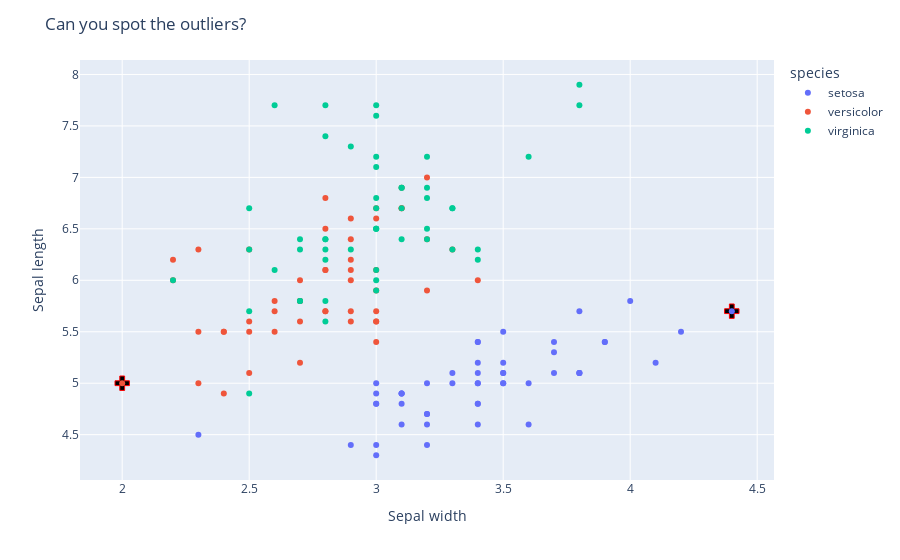

The code cell stored with this chart in its notebook:
### Markdown cell above
### Outliers/alerts
- The same basic techniques can be used as with focused elements, but the message should be stronger.
- Where a focused element may obtain a more intense colour or grow slightly, a proper contrast colour, typically bright red, is needed for outliers that warrant an alert.
- For outliers that are seen as part of the background noise, the symbolics should not be as strong.

### Code cell
df = px.data.iris()
fig = px.scatter(df, x="sepal_width", y="sepal_length", color="species")
# Add a red cross behind the samples with lowest and highets sepal width
df_extreme = df[(df.sepal_width == df.sepal_width.min()) | (df.sepal_width == df.sepal_width.max())]
fig.add_trace(go.Scatter(x=df_extreme.sepal_width, y=df_extreme.sepal_length, mode="markers", marker=dict(color="black", size=12, symbol="cross"), showlegend=False))
fig.add_trace(go.Scatter(x=df_extreme.sepal_width, y=df_extreme.sepal_length, mode="markers", marker=dict(color="red", size=12, symbol="cross-open"), showlegend=False))
# Traces are plotted in the order they are added. To plot the crosses behind the original data, we need to change the order of the traces.
fig.data = (fig.data[3], fig.data[4], fig.data[0], fig.data[1], fig.data[2])
# Add title and axis labels
fig.update_layout(title="Can you spot the outliers?", xaxis_title="Sepal width", yaxis_title="Sepal length")
fig.show()

### Figure 1 — Plotly figure (JSON) as saved in the notebook; plotly's stock layout.template omitted (floating-point values rounded to 4 significant figures)
{"data": [{"marker": {"color": "black", "size": 12, "symbol": "cross"}, "mode": "markers", "showlegend": false, "type": "scatter", "x": [4.4, 2], "y": [5.7, 5]}, {"marker": {"color": "red", "size": 12, "symbol": "cross-open"}, "mode": "markers", "showlegend": false, "type": "scatter", "x": [4.4, 2], "y": [5.7, 5]}, {"hovertemplate": "species=setosa<br>sepal_width=%{x}<br>sepal_length=%{y}<extra></extra>", "legendgroup": "setosa", "marker": {"color": "#636efa", "symbol": "circle"}, "mode": "markers", "name": "setosa", "orientation": "v", "showlegend": true, "type": "scatter", "x": [3.5, 3, 3.2, 3.1, 3.6, 3.9, 3.4, 3.4, 2.9, 3.1, 3.7, 3.4, 3, 3, 4, 4.4, 3.9, 3.5, 3.8, 3.8, 3.4, 3.7, 3.6, 3.3, 3.4, 3, 3.4, 3.5, 3.4, 3.2, 3.1, 3.4, 4.1, 4.2, 3.1, 3.2, 3.5, 3.1, 3, 3.4, 3.5, 2.3, 3.2, 3.5, 3.8, 3, 3.8, 3.2, 3.7, 3.3], "xaxis": "x", "y": [5.1, 4.9, 4.7, 4.6, 5, 5.4, 4.6, 5, 4.4, 4.9, 5.4, 4.8, 4.8, 4.3, 5.8, 5.7, 5.4, 5.1, 5.7, 5.1, 5.4, 5.1, 4.6, 5.1, 4.8, 5, 5, 5.2, 5.2, 4.7, 4.8, 5.4, 5.2, 5.5, 4.9, 5, 5.5, 4.9, 4.4, 5.1, 5, 4.5, 4.4, 5, 5.1, 4.8, 5.1, 4.6, 5.3, 5], "yaxis": "y"}, {"hovertemplate": "species=versicolor<br>sepal_width=%{x}<br>sepal_length=%{y}<extra></extra>", "legendgroup": "versicolor", "marker": {"color": "#EF553B", "symbol": "circle"}, "mode": "markers", "name": "versicolor", "orientation": "v", "showlegend": true, "type": "scatter", "x": [3.2, 3.2, 3.1, 2.3, 2.8, 2.8, 3.3, 2.4, 2.9, 2.7, 2, 3, 2.2, 2.9, 2.9, 3.1, 3, 2.7, 2.2, 2.5, 3.2, 2.8, 2.5, 2.8, 2.9, 3, 2.8, 3, 2.9, 2.6, 2.4, 2.4, 2.7, 2.7, 3, 3.4, 3.1, 2.3, 3, 2.5, 2.6, 3, 2.6, 2.3, 2.7, 3, 2.9, 2.9, 2.5, 2.8], "xaxis": "x", "y": [7, 6.4, 6.9, 5.5, 6.5, 5.7, 6.3, 4.9, 6.6, 5.2, 5, 5.9, 6, 6.1, 5.6, 6.7, 5.6, 5.8, 6.2, 5.6, 5.9, 6.1, 6.3, 6.1, 6.4, 6.6, 6.8, 6.7, 6, 5.7, 5.5, 5.5, 5.8, 6, 5.4, 6, 6.7, 6.3, 5.6, 5.5, 5.5, 6.1, 5.8, 5, 5.6, 5.7, 5.7, 6.2, 5.1, 5.7], "yaxis": "y"}, {"hovertemplate": "species=virginica<br>sepal_width=%{x}<br>sepal_length=%{y}<extra></extra>", "legendgroup": "virginica", "marker": {"color": "#00cc96", "symbol": "circle"}, "mode": "markers", "name": "virginica", "orientation": "v", "showlegend": true, "type": "scatter", "x": [3.3, 2.7, 3, 2.9, 3, 3, 2.5, 2.9, 2.5, 3.6, 3.2, 2.7, 3, 2.5, 2.8, 3.2, 3, 3.8, 2.6, 2.2, 3.2, 2.8, 2.8, 2.7, 3.3, 3.2, 2.8, 3, 2.8, 3, 2.8, 3.8, 2.8, 2.8, 2.6, 3, 3.4, 3.1, 3, 3.1, 3.1, 3.1, 2.7, 3.2, 3.3, 3, 2.5, 3, 3.4, 3], "xaxis": "x", "y": [6.3, 5.8, 7.1, 6.3, 6.5, 7.6, 4.9, 7.3, 6.7, 7.2, 6.5, 6.4, 6.8, 5.7, 5.8, 6.4, 6.5, 7.7, 7.7, 6, 6.9, 5.6, 7.7, 6.3, 6.7, 7.2, 6.2, 6.1, 6.4, 7.2, 7.4, 7.9, 6.4, 6.3, 6.1, 7.7, 6.3, 6.4, 6, 6.9, 6.7, 6.9, 5.8, 6.8, 6.7, 6.7, 6.3, 6.5, 6.2, 5.9], "yaxis": "y"}], "layout": {"legend": {"title": {"text": "species"}, "tracegroupgap": 0}, "margin": {"t": 60}, "title": {"text": "Can you spot the outliers?"}, "xaxis": {"anchor": "y", "domain": [0, 1], "title": {"text": "Sepal width"}}, "yaxis": {"anchor": "x", "domain": [0, 1], "title": {"text": "Sepal length"}}}}
